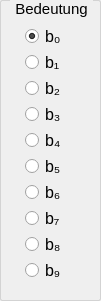
   <widget class="QGroupBox" name="groupBox_Lernphase">
    <property name="geometry">
     <rect>
      <x>0</x>
      <y>100</y>
      <width>101</width>
      <height>301</height>
     </rect>
    </property>
    <property name="font">
     <font>
      <pointsize>11</pointsize>
     </font>
    </property>
    <property name="styleSheet">
     <string notr="true">QGroupBox {
    border: 1px solid lightgray;
    border-radius: 2px;
    margin-top: 0.5em;
}

QGroupBox::title {
    subcontrol-origin: margin;
    left: 10px;
    padding: 0 3px 0 3px;
}</string>
    </property>
    <property name="title">
     <string>Bedeutung</string>
    </property>
    <widget class="QWidget" name="gridLayoutWidget_2">
     <property name="geometry">
      <rect>
       <x>10</x>
       <y>0</y>
       <width>81</width>
       <height>291</height>
      </rect>
     </property>
     <layout class="QGridLayout" name="gridLayout">
      <property name="verticalSpacing">
       <number>6</number>
      </property>
      <item row="6" column="0">
       <widget class="QRadioButton" name="b4">
        <property name="sizePolicy">
         <sizepolicy hsizetype="Expanding" vsizetype="Expanding">
          <horstretch>0</horstretch>
          <verstretch>0</verstretch>
         </sizepolicy>
        </property>
        <property name="minimumSize">
         <size>
          <width>50</width>
          <height>20</height>
         </size>
        </property>
        <property name="maximumSize">
         <size>
          <width>50</width>
          <height>20</height>
         </size>
        </property>
        <property name="font">
         <font>
          <pointsize>12</pointsize>
          <italic>false</italic>
         </font>
        </property>
        <property name="text">
         <string>b₄</string>
        </property>
       </widget>
      </item>
      <item row="11" column="0">
       <widget class="QRadioButton" name="b9">
        <property name="sizePolicy">
         <sizepolicy hsizetype="Expanding" vsizetype="Expanding">
          <horstretch>0</horstretch>
          <verstretch>0</verstretch>
         </sizepolicy>
        </property>
        <property name="minimumSize">
         <size>
          <width>50</width>
          <height>20</height>
         </size>
        </property>
        <property name="maximumSize">
         <size>
          <width>50</width>
          <height>20</height>
         </size>
        </property>
        <property name="font">
         <font>
          <pointsize>12</pointsize>
          <italic>false</italic>
         </font>
        </property>
        <property name="text">
         <string>b₉</string>
        </property>
       </widget>
      </item>
      <item row="5" column="0">
       <widget class="QRadioButton" name="b3">
        <property name="sizePolicy">
         <sizepolicy hsizetype="Expanding" vsizetype="Expanding">
          <horstretch>0</horstretch>
          <verstretch>0</verstretch>
         </sizepolicy>
        </property>
        <property name="minimumSize">
         <size>
          <width>50</width>
          <height>20</height>
         </size>
        </property>
        <property name="maximumSize">
         <size>
          <width>50</width>
          <height>20</height>
         </size>
        </property>
        <property name="font">
         <font>
          <pointsize>12</pointsize>
          <italic>false</italic>
         </font>
        </property>
        <property name="text">
         <string>b₃</string>
        </property>
       </widget>
      </item>
      <item row="9" column="0">
       <widget class="QRadioButton" name="b7">
        <property name="sizePolicy">
         <sizepolicy hsizetype="Expanding" vsizetype="Expanding">
          <horstretch>0</horstretch>
          <verstretch>0</verstretch>
         </sizepolicy>
        </property>
        <property name="minimumSize">
         <size>
          <width>50</width>
          <height>20</height>
         </size>
        </property>
        <property name="maximumSize">
         <size>
          <width>50</width>
          <height>20</height>
         </size>
        </property>
        <property name="font">
         <font>
          <pointsize>12</pointsize>
          <italic>false</italic>
         </font>
        </property>
        <property name="text">
         <string>b₇</string>
        </property>
       </widget>
      </item>
      <item row="8" column="0">
       <widget class="QRadioButton" name="b6">
        <property name="sizePolicy">
         <sizepolicy hsizetype="Expanding" vsizetype="Expanding">
          <horstretch>0</horstretch>
          <verstretch>0</verstretch>
         </sizepolicy>
        </property>
        <property name="minimumSize">
         <size>
          <width>50</width>
          <height>20</height>
         </size>
        </property>
        <property name="maximumSize">
         <size>
          <width>50</width>
          <height>20</height>
         </size>
        </property>
        <property name="font">
         <font>
          <pointsize>12</pointsize>
          <italic>false</italic>
         </font>
        </property>
        <property name="text">
         <string>b₆</string>
        </property>
       </widget>
      </item>
      <item row="2" column="0">
       <widget class="QRadioButton" name="b1">
        <property name="sizePolicy">
         <sizepolicy hsizetype="Expanding" vsizetype="Expanding">
          <horstretch>0</horstretch>
          <verstretch>0</verstretch>
         </sizepolicy>
        </property>
        <property name="minimumSize">
         <size>
          <width>50</width>
          <height>20</height>
         </size>
        </property>
        <property name="maximumSize">
         <size>
          <width>50</width>
          <height>20</height>
         </size>
        </property>
        <property name="font">
         <font>
          <pointsize>12</pointsize>
          <italic>false</italic>
         </font>
        </property>
        <property name="text">
         <string>b₁</string>
        </property>
       </widget>
      </item>
      <item row="7" column="0">
       <widget class="QRadioButton" name="b5">
        <property name="sizePolicy">
         <sizepolicy hsizetype="Expanding" vsizetype="Expanding">
          <horstretch>0</horstretch>
          <verstretch>0</verstretch>
         </sizepolicy>
        </property>
        <property name="minimumSize">
         <size>
          <width>50</width>
          <height>20</height>
         </size>
        </property>
        <property name="maximumSize">
         <size>
          <width>50</width>
          <height>20</height>
         </size>
        </property>
        <property name="font">
         <font>
          <pointsize>12</pointsize>
          <italic>false</italic>
         </font>
        </property>
        <property name="text">
         <string>b₅</string>
        </property>
       </widget>
      </item>
      <item row="1" column="0">
       <widget class="QRadioButton" name="b0">
        <property name="sizePolicy">
         <sizepolicy hsizetype="Expanding" vsizetype="Expanding">
          <horstretch>0</horstretch>
          <verstretch>0</verstretch>
         </sizepolicy>
        </property>
        <property name="minimumSize">
         <size>
          <width>50</width>
          <height>20</height>
         </size>
        </property>
        <property name="maximumSize">
         <size>
          <width>50</width>
          <height>20</height>
         </size>
        </property>
        <property name="font">
         <font>
          <pointsize>12</pointsize>
          <italic>false</italic>
         </font>
        </property>
        <property name="text">
         <string>b₀</string>
        </property>
        <property name="checked">
         <bool>true</bool>
        </property>
       </widget>
      </item>
      <item row="3" column="0">
       <widget class="QRadioButton" name="b2">
        <property name="sizePolicy">
         <sizepolicy hsizetype="Expanding" vsizetype="Expanding">
          <horstretch>0</horstretch>
          <verstretch>0</verstretch>
         </sizepolicy>
        </property>
        <property name="minimumSize">
         <size>
          <width>50</width>
          <height>20</height>
         </size>
        </property>
        <property name="maximumSize">
         <size>
          <width>50</width>
          <height>20</height>
         </size>
        </property>
        <property name="font">
         <font>
          <pointsize>12</pointsize>
          <italic>false</italic>
         </font>
        </property>
        <property name="text">
         <string>b₂</string>
        </property>
       </widget>
      </item>
      <item row="10" column="0">
       <widget class="QRadioButton" name="b8">
        <property name="sizePolicy">
         <sizepolicy hsizetype="Expanding" vsizetype="Expanding">
          <horstretch>0</horstretch>
          <verstretch>0</verstretch>
         </sizepolicy>
        </property>
        <property name="minimumSize">
         <size>
          <width>50</width>
          <height>20</height>
         </size>
        </property>
        <property name="maximumSize">
         <size>
          <width>50</width>
          <height>20</height>
         </size>
        </property>
        <property name="font">
         <font>
          <pointsize>12</pointsize>
          <italic>false</italic>
         </font>
        </property>
        <property name="text">
         <string>b₈</string>
        </property>
       </widget>
      </item>
      <item row="0" column="0">
       <widget class="QLabel" name="label_6">
        <property name="maximumSize">
         <size>
          <width>16777215</width>
          <height>20</height>
         </size>
        </property>
        <property name="font">
         <font>
          <pointsize>12</pointsize>
         </font>
        </property>
        <property name="text">
         <string/>
        </property>
       </widget>
      </item>
     </layout>
    </widget>
   </widget>
